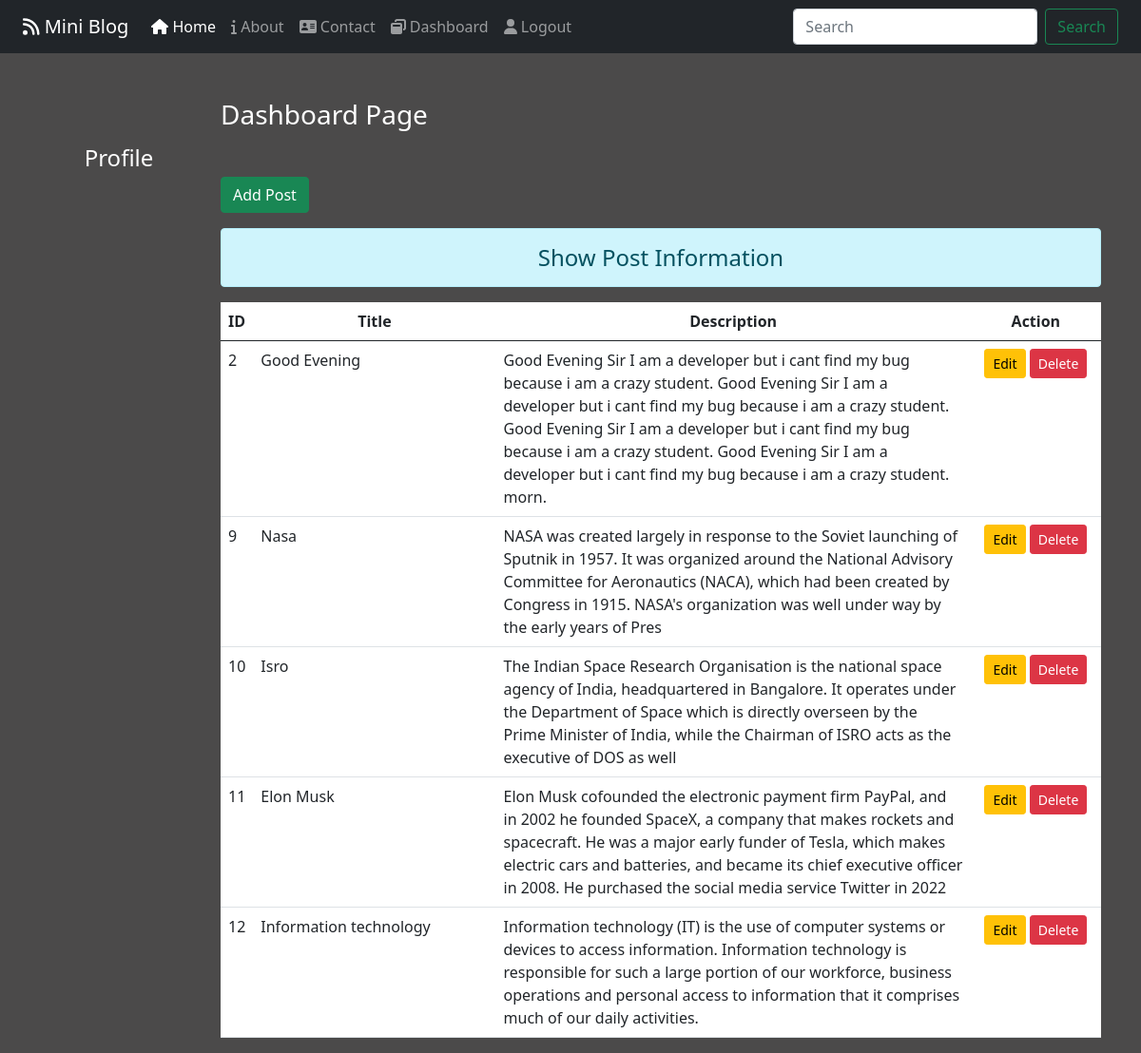
The page /dashboard/ (signed in) on the database its author committed.
### blog/models.py (models this page shows)
class Post(models.Model):
    title=models.CharField(max_length=150)
    desc=models.TextField()

### blog/views.py (the view)
# urls.py: path('dashboard/', views.dashboard, name='dashboard'),
def dashboard(request):
    if request.user.is_authenticated:
     posts=Post.objects.all()
     user=request.user
     full_name=user.get_full_name()
     gps=user.groups.all()
     return render(request, 'blog/dashboard.html', {'posts':posts, 'full_name':full_name, 'groups':gps})
    else:
        return HttpResponseRedirect('/login/')

### blog/templates/blog/dashboard.html (shortened to what this page needs)
{% extends 'blog/base.html' %}
{% load static %}
{% block side %}
    <div class="col-sm-2 text-white my-5 text-center">
        <h4 class="my-5">Profile</h4>
    </div>
{% endblock side %}
{% block content %}
 <div class="col-sm-10">
    <h3 class="text-white my-5">Dashboard Page</h3>
    <a href="{% url 'addpost' %}" class="btn btn-success">Add Post</a>
    <h4 class="text-center alert alert-info mt-3">Show Post Information</h4>
    {% if posts %}
     <table class="table table-hover bg-white">
        <thead>
            <tr class="text-center">
                <th scope="col" style="width:2%">ID</th>
                <th scope="col" style="width:28%">Title</th>
                <th scope="col" style="width:55%">Description</th>
                <th scope="col" style="width:15%">Action</th>
            </tr>
        </thead>
        <tbody>
            {% for post in posts %}
                <tr>
                    <td scope="row">{{post.id}}</td>
                    <td>{{post.title}}</td>
                    <td>{{post.desc}}</td>
                    <td class="text-center">
                        <a href="{% url 'updatepost' post.id %}" class="btn btn-warning btn-sm">Edit</a>
                        {% if perms.blog.delete_post %}
                        <form action="{% url 'deletepost' post.id %}" method="POST" class="d-inline">
                        <input type="submit" class="btn btn-danger btn-sm" value="Delete">
                        </form>
                        {% endif %}
                    </td>
                </tr>
            {% endfor %}
        </tbody>
     </table>
    {% else %}
        <h4 class="text-center alert alert-warning">No Records</h4>
    {% endif %}
</div>
{% endblock content %}

### blog/templates/blog/base.html (shortened to what this page needs)
<!DOCTYPE html>
{% load static %}
<html lang="en">
<head>
    <link rel="stylesheet" href="{% static 'blog/css/all.min.css' %}">
    <link rel="stylesheet" href="{% static 'blog/css/bootstrap.css' %}">
    <link rel="stylesheet" href="{% static 'blog/css/style.css' %}">
</head>
<body>
    <div class="container-fluid bg-dark">
        {% include 'blog/navbar.html' %}
    </div>
    <div class="container">
        <div class="row justify-content-center">
            {% block side %}
            {% endblock side %}
            {% block content %}
            {% endblock content %}
        </div>
    </div>
</body>
</html>

### blog/templates/blog/navbar.html (shortened to what this page needs)
<nav class="navbar navbar-expand-lg navbar-dark bg-dark">
  <div class="container-fluid">
    <a class="navbar-brand" href="/"><i class="fa fa-rss" aria-hidden="true"></i> Mini Blog</a>
    <div class="collapse navbar-collapse" id="navbarNav">
      <ul class="navbar-nav me-auto mb-2 mb-lg-0">
        <li class="nav-item">
          <a class="nav-link active" aria-current="page" href="/"><i class="fa fa-home" aria-hidden="true"></i> Home</a>
        </li>
        <li class="nav-item">
          <a class="nav-link" href="{% url 'about' %}"><i class="fa fa-info" aria-hidden="true"></i> About</a>
        </li>
        <li class="nav-item">
          <a class="nav-link" href="{% url 'contact' %}"><i class="fa fa-address-card" aria-hidden="true"></i> Contact</a>
        </li>
        {% if request.user.is_authenticated %}
        <li class="nav-item">
          <a class="nav-link" href="{% url 'dashboard' %}"><i class="fa fa-window-restore" aria-hidden="true"></i> Dashboard</a>
        </li>
        <li class="nav-item">
          <a class="nav-link" href="{% url 'logout' %}"><i class="fa fa-user" aria-hidden="true"></i> Logout</a>
        </li>
        {% endif %}
      </ul>
       <form method="get" action="/search" class="d-flex">
        <input class="form-control me-2" type="search" placeholder="Search" aria-label="Search" name="query" id="search">
        <button class="btn btn-outline-success" type="submit">Search</button>
      </form>
    </div>
  </div>
</nav>

### blog/static/blog/css/style.css (style rules this page uses)
body { background-color: rgb(75, 74, 74); color: antiquewhite; }
.navbar-dark .navbar-nav .active > .nav-link, .navbar-dark .navbar-nav .nav-link.active, .navbar-dark .navbar-nav .nav-link.show, .navbar-dark .navbar-nav .show > .nav-link { color: #fff; }

### rows shown on the page
Post: id "2", title "Good Evening", desc "Good Evening Sir I am a developer but i cant find my bug because i am a crazy student. Good Evening Sir I am a developer but i cant find my bug because i am a crazy student. Good Evening Sir I am a developer but i cant find my bug because i am a crazy student. Good Evening Sir I am a developer but i cant find my bug because i am a crazy student. morn."
Post: id "9", title "Nasa", desc "NASA was created largely in response to the Soviet launching of Sputnik in 1957. It was organized around the National Advisory Committee for Aeronautics (NACA), which had been created by Congress in 1915. NASA's organization was well under way by the early years of Pres"
Post: id "10", title "Isro", desc "The Indian Space Research Organisation is the national space agency of India, headquartered in Bangalore. It operates under the Department of Space which is directly overseen by the Prime Minister of India, while the Chairman of ISRO acts as the executive of DOS as well"
Post: id "11", title "Elon Musk", desc "Elon Musk cofounded the electronic payment firm PayPal, and in 2002 he founded SpaceX, a company that makes rockets and spacecraft. He was a major early funder of Tesla, which makes electric cars and batteries, and became its chief executive officer in 2008. He purchased the social media service Twitter in 2022"
Post: id "12", title "Information technology", desc "Information technology (IT) is the use of computer systems or devices to access information. Information technology is responsible for such a large portion of our workforce, business operations and personal access to information that it comprises much of our daily activities."
